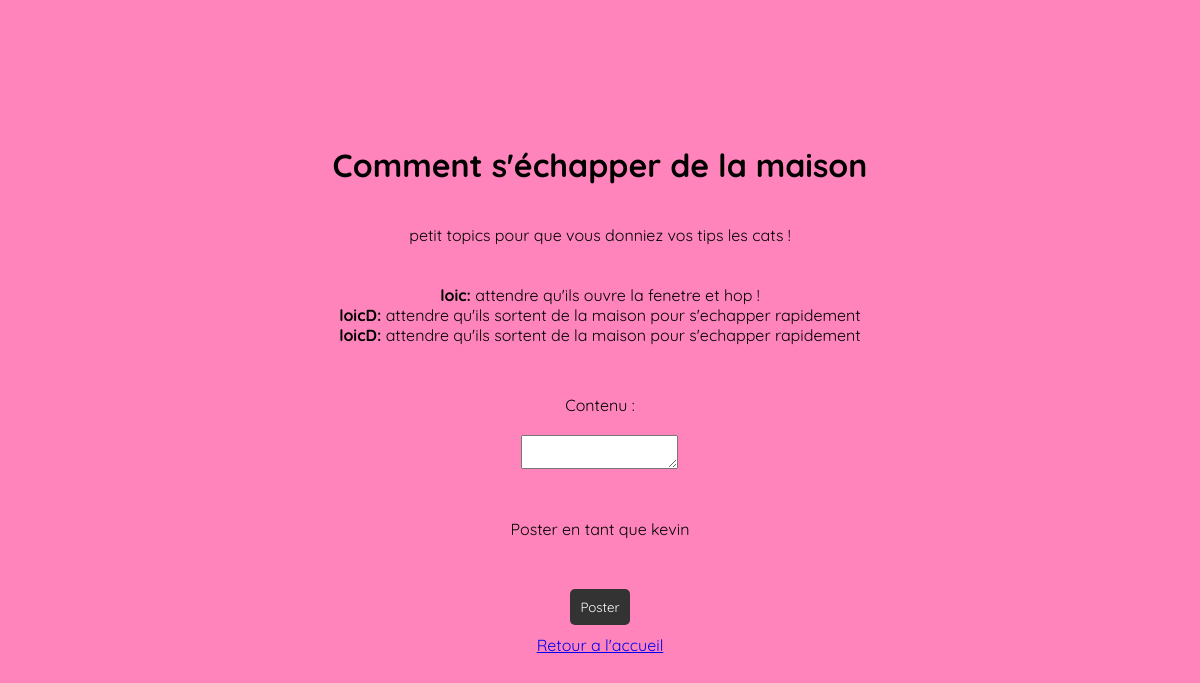
Page /vues/topic.php?id=13 (signed in) on the committed database.
### tables this page shows
CREATE TABLE IF NOT EXISTS `topics` (
  `id` int(11) unsigned NOT NULL AUTO_INCREMENT,
  `subject` varchar(255) NOT NULL,
  `content` text NOT NULL,
  `username` varchar(50) NOT NULL,
  `created_at` timestamp NULL DEFAULT CURRENT_TIMESTAMP,
  PRIMARY KEY (`id`)
);

CREATE TABLE IF NOT EXISTS `posts` (
  `id` int(11) unsigned NOT NULL AUTO_INCREMENT,
  `content` text NOT NULL,
  `username` varchar(50) NOT NULL,
  `topic_id` int(11) unsigned NOT NULL,
  `created_at` timestamp NULL DEFAULT CURRENT_TIMESTAMP,
  `profile_pic` varchar(255) NOT NULL,
  PRIMARY KEY (`id`)
);

### vues/topic.php (the view, shortened to what this page needs)
<?php
include('../models/forumDB.php');
$sql = "SELECT * FROM topics WHERE id=".$_GET['id'];
$result = mysqli_query($conn, $sql);
$row = mysqli_fetch_assoc($result);
echo '<h1>'.$row['subject'].'</h1>';
echo '<p>'.$row['content'].'</p>';
$sql = "SELECT * FROM posts WHERE topic_id=".$_GET['id'];
$result = mysqli_query($conn, $sql);
while ($row = mysqli_fetch_assoc($result)) {
    echo '<p><b>'.$row['username'].':</b> '.$row['content'].'</p>';
}
?>
<!DOCTYPE html>
<html lang="en">
<head>
    <link rel="stylesheet" href="../css/topic.css">
</head>
<body>
<form method="post">
    <br><br>
    <label>Contenu :</label>
    <textarea name="content"></textarea><br><br>
    <?php if (isset($_SESSION['username'])) { ?>
        <p>Poster en tant que <?php echo $_SESSION['username']; ?></p>
    <?php } ?>
    <br><br>
    <input type="submit" value="Poster">
</form>
<a href="../index.php">Retour a l'accueil</a>
</body>
</html>

### css/topic.css (style rules this page uses)
* { font-family: 'Quicksand', sans-serif; margin: 0; padding: 0; box-sizing: border-box; }
body { background-color: #ff66abcd; display: flex; flex-direction: column; align-items: center; justify-content: center; height: 100vh; }
form { display: flex; flex-direction: column; align-items: center; justify-content: center; }
label, textarea, input[type="submit"] { margin: 10px; }
input[type="submit"] { padding: 10px; background-color: #333; color: #fff; border: none; border-radius: 5px; cursor: pointer; }

### rows in the picture
topics: subject "Comment s'échapper de la maison", content "petit topics pour que vous donniez vos tips les cats !"
posts: username "loic", content "attendre qu'ils ouvre la fenetre et hop !"
posts: username "loicD", content "attendre qu'ils sortent de la maison pour s'echapper rapidement"
posts: username "loicD", content "attendre qu'ils sortent de la maison pour s'echapper rapidement"

### other values in the picture
$_SESSION['username'] "kevin"
